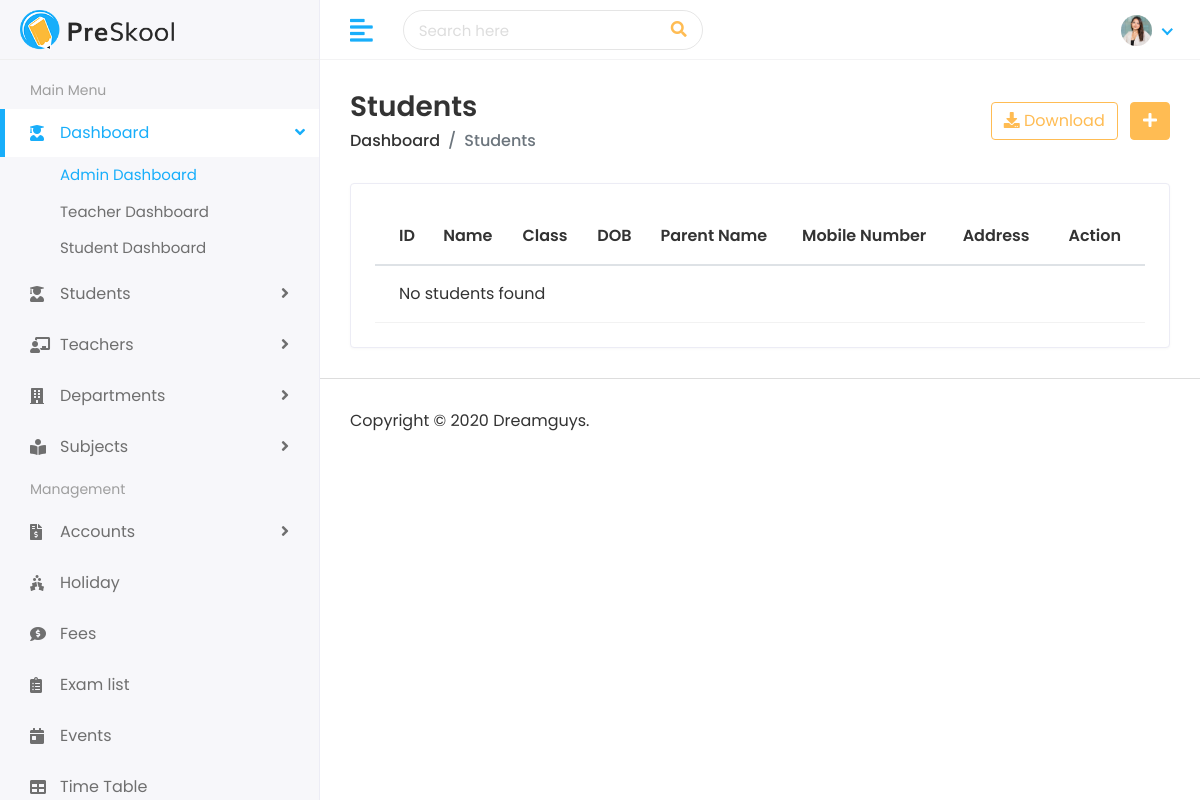
/students/, run on an earlier commit of the app's database.
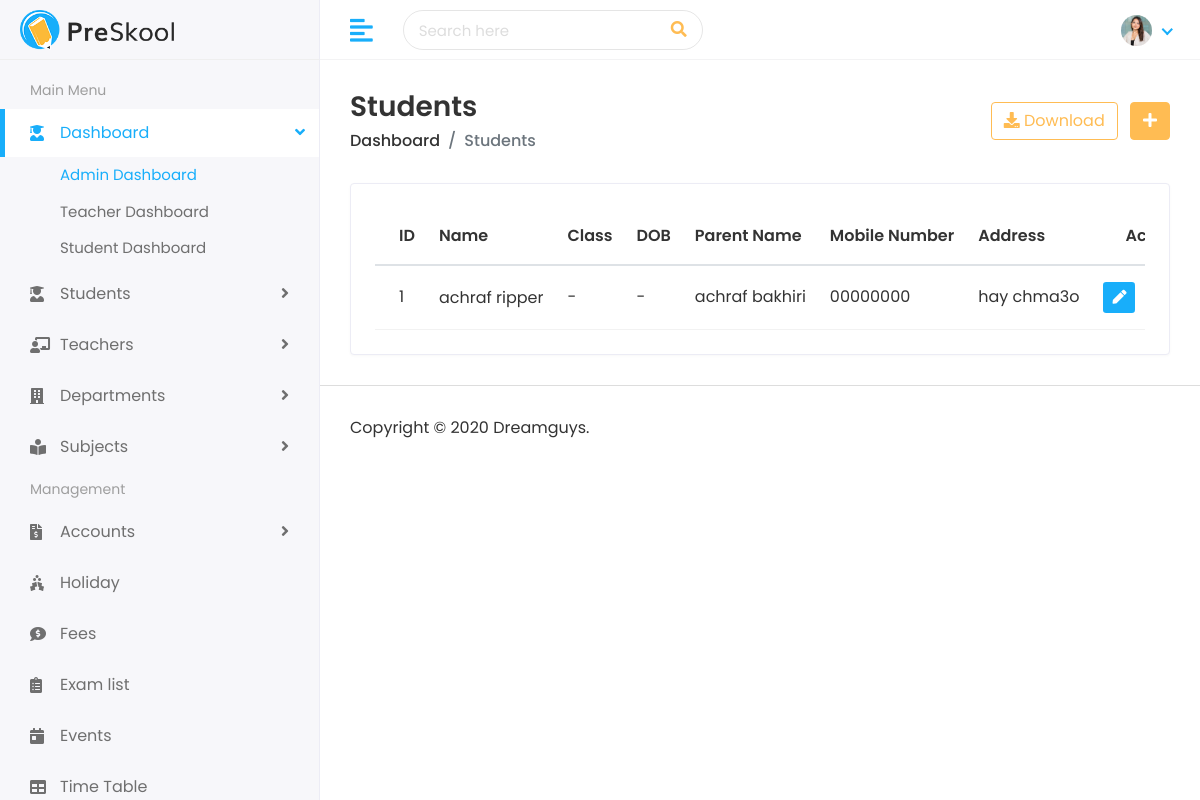
And on a later commit of the database.
### student/models.py (models this page shows, shortened)
class Student(models.Model):
    nom = models.CharField(max_length=100)
    prenom = models.CharField(max_length=100)
    age = models.IntegerField()
    adresse = models.TextField()
    parent = models.ForeignKey(Parent, on_delete=models.CASCADE)

class Parent(models.Model):
    nom = models.CharField(max_length=100)
    prenom = models.CharField(max_length=100)
    telephone = models.CharField(max_length=20)
    email = models.EmailField()

### student/views.py (the view)
# urls.py: path('students/', views.student_list, name='student_list'),
def student_list(request):
    students = Student.objects.all()
    return render(request, 'students/students.html', {'students': students})

### templates/students/students.html (shortened to what this page needs)
{% extends 'Home/base.html' %} {% load static %} {% block body %}
<div class="page-wrapper">
  <div class="content container-fluid">
    <div class="page-header">
      <div class="row align-items-center">
        <div class="col">
          <h3 class="page-title">Students</h3>
          <ul class="breadcrumb">
            <li class="breadcrumb-item"><a href="">Dashboard</a></li>
            <li class="breadcrumb-item active">Students</li>
          </ul>
        </div>
        <div class="col-auto text-right float-right ml-auto">
          <a href="#" class="btn btn-outline-primary mr-2">
            <i class="fas fa-download"></i> Download
          </a>
          <a href="{% url 'add_student' %}" class="btn btn-primary">
            <i class="fas fa-plus"></i>
          </a>
        </div>
      </div>
    </div>
    <div class="row">
      <div class="col-sm-12">
        <div class="card card-table">
          <div class="card-body">
            <div class="table-responsive">
              <table class="table table-hover table-center mb-0 datatable">
                <thead>
                  <tr>
                    <th>ID</th>
                    <th>Name</th>
                    <th>Class</th>
                    <th>DOB</th>
                    <th>Parent Name</th>
                    <th>Mobile Number</th>
                    <th>Address</th>
                    <th class="text-right">Action</th>
                  </tr>
                </thead>
                <tbody>
                  {% for student in students %}
                  <tr>
                    <td>{{ student.id }}</td>
                    <td>
                      <h2 class="table-avatar">
                        <a href="#">{{ student.nom }} {{ student.prenom }}</a>
                      </h2>
                    </td>
                    <td>-</td>
                    <td>-</td>
                    <td>
                      {{ student.parent.nom }} {{ student.parent.prenom }}
                    </td>
                    <td>{{ student.parent.telephone }}</td>
                    <td>{{ student.adresse }}</td>
                    <td class="text-right">
                      <div class="actions">
                        <a
                          href="{% url 'edit_student' student.id %}"
                          class="btn btn-sm bg-success-light mr-2"
                        >
                          <i class="fas fa-pen"></i>
                        </a>
                      </div>
                    </td>
                  </tr>
                  {% empty %}
                  <tr>
                    <td colspan="8">No students found</td>
                  </tr>
                  {% endfor %}
                </tbody>
              </table>
            </div>
          </div>
        </div>
      </div>
    </div>
  </div>
  <footer>
    <p>Copyright © 2020 Dreamguys.</p>
  </footer>
</div>
{% endblock %}

### templates/Home/base.html (shortened to what this page needs)
{% load static %}
<!doctype html>
<html lang="en">
  <head>
    <link
      rel="stylesheet"
      href="{% static 'assets/plugins/bootstrap/css/bootstrap.min.css' %}"
    />
    <link
      rel="stylesheet"
      href="{% static 'assets/plugins/fontawesome/css/fontawesome.min.css' %}"
    />
    <link
      rel="stylesheet"
      href="{% static 'assets/plugins/fontawesome/css/all.min.css' %}"
    />
    <link rel="stylesheet" href="{% static 'assets/css/style.css' %}" />
  </head>
  <body>
    <div class="main-wrapper">
      <div class="header">
        <div class="header-left">
          <a href="index.html" class="logo">
            <img src="{%static 'assets/img/logo.png' %}" alt="Logo" />
          </a>
        </div>
        <a href="javascript:void(0);" id="toggle_btn">
          <i class="fas fa-align-left"></i>
        </a>
        <div class="top-nav-search">
          <form>
            <input type="text" class="form-control" placeholder="Search here" />
            <button class="btn" type="submit">
              <i class="fas fa-search"></i>
            </button>
          </form>
        </div>
        <ul class="nav user-menu">
          <li class="nav-item dropdown noti-dropdown">
            <a href="#" class="dropdown-toggle nav-link" data-toggle="dropdown">
            </a>
          </li>
          <li class="nav-item dropdown has-arrow">
            <a href="#" class="dropdown-toggle nav-link" data-toggle="dropdown">
              <span class="user-img"
                ><img
                  class="rounded-circle"
                  src="{%static 'assets/img/profiles/avatar-01.jpg'%}"
                  width="31"
                  alt="Ryan Taylor"
              /></span>
            </a>
          </li>
        </ul>
      </div>
      <div class="sidebar" id="sidebar">
        <div class="sidebar-inner slimscroll">
          <div id="sidebar-menu" class="sidebar-menu">
            <ul>
              <li class="menu-title">
                <span>Main Menu</span>
              </li>
              <li class="submenu active">
                <a href="#"
                  ><i class="fas fa-user-graduate"></i> <span> Dashboard</span>
                  <span class="menu-arrow"></span
                ></a>
                <ul>
                  <li>
                    <a href="index.html" class="active">Admin Dashboard</a>
                  </li>
                  <li>
                    <a href="teacher-dashboard.html">Teacher Dashboard</a>
                  </li>
                  <li>
                    <a href="student-dashboard.html">Student Dashboard</a>
                  </li>
                </ul>
              </li>
              <li class="submenu">
                <a href="#"
                  ><i class="fas fa-user-graduate"></i> <span> Students</span>
                  <span class="menu-arrow"></span
                ></a>
              </li>
              <li class="submenu">
                <a href="#"
                  ><i class="fas fa-chalkboard-teacher"></i>
                  <span> Teachers</span> <span class="menu-arrow"></span
                ></a>
              </li>
              <li class="submenu">
                <a href="#"
                  ><i class="fas fa-building"></i> <span> Departments</span>
                  <span class="menu-arrow"></span
                ></a>
              </li>
              <li class="submenu">
                <a href="#"
                  ><i class="fas fa-book-reader"></i> <span> Subjects</span>
                  <span class="menu-arrow"></span
                ></a>
              </li>
              <li class="menu-title">
                <span>Management</span>
              </li>
              <li class="submenu">
                <a href="#"
                  ><i class="fas fa-file-invoice-dollar"></i>
                  <span> Accounts</span> <span class="menu-arrow"></span
                ></a>
              </li>
              <li>
                <a href="holiday.html"
                  ><i class="fas fa-holly-berry"></i> <span>Holiday</span></a
                >
              </li>
              <li>
                <a href="fees.html"
                  ><i class="fas fa-comment-dollar"></i> <span>Fees</span></a
                >
              </li>
              <li>
                <a href="exam.html"
                  ><i class="fas fa-clipboard-list"></i>
                  <span>Exam list</span></a
                >
              </li>
              <li>
                <a href="event.html"
                  ><i class="fas fa-calendar-day"></i> <span>Events</span></a
                >
              </li>
              <li>
                <a href="time-table.html"
                  ><i class="fas fa-table"></i> <span>Time Table</span></a
                >
              </li>
            </ul>
          </div>
        </div>
      </div>
      {% block body %} {% endblock %}
    </div>
  </body>
</html>

What changed in the data, as far as the page shows it:
added Student: id "1", nom "achraf", prenom "ripper", parent.nom "achraf", parent.prenom "bakhiri", parent.telephone "00000000", adresse "hay chma3o"
Also different on the page:
text no longer shown: "No students found"
